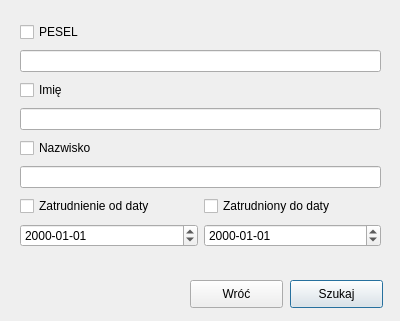
<?xml version="1.0" encoding="UTF-8"?>
<ui version="4.0">
 <class>szukajKierowcy</class>
 <widget class="QDialog" name="szukajKierowcy">
  <property name="geometry">
   <rect>
    <x>0</x>
    <y>0</y>
    <width>400</width>
    <height>321</height>
   </rect>
  </property>
  <property name="windowTitle">
   <string>Dialog</string>
  </property>
  <widget class="QPushButton" name="szukajButton">
   <property name="geometry">
    <rect>
     <x>290</x>
     <y>280</y>
     <width>93</width>
     <height>28</height>
    </rect>
   </property>
   <property name="text">
    <string>Szukaj</string>
   </property>
  </widget>
  <widget class="QPushButton" name="wrocButton">
   <property name="geometry">
    <rect>
     <x>190</x>
     <y>280</y>
     <width>93</width>
     <height>28</height>
    </rect>
   </property>
   <property name="text">
    <string>Wróć</string>
   </property>
  </widget>
  <widget class="QWidget" name="gridLayoutWidget">
   <property name="geometry">
    <rect>
     <x>20</x>
     <y>20</y>
     <width>361</width>
     <height>231</height>
    </rect>
   </property>
   <layout class="QGridLayout" name="gridLayout">
    <item row="6" column="1">
     <widget class="QCheckBox" name="DocheckBox">
      <property name="text">
       <string>Zatrudniony do daty</string>
      </property>
     </widget>
    </item>
    <item row="0" column="0" colspan="2">
     <widget class="QCheckBox" name="PESELDB">
      <property name="text">
       <string>PESEL</string>
      </property>
     </widget>
    </item>
    <item row="7" column="0">
     <widget class="QDateEdit" name="odDateEdit">
      <property name="displayFormat">
       <string>yyyy-MM-dd</string>
      </property>
     </widget>
    </item>
    <item row="7" column="1">
     <widget class="QDateEdit" name="doDateEdit">
      <property name="displayFormat">
       <string>yyyy-MM-dd</string>
      </property>
     </widget>
    </item>
    <item row="3" column="0" colspan="2">
     <widget class="QLineEdit" name="imieLE"/>
    </item>
    <item row="4" column="0" colspan="2">
     <widget class="QCheckBox" name="nazwiskoCB">
      <property name="text">
       <string>Nazwisko</string>
      </property>
     </widget>
    </item>
    <item row="2" column="0" colspan="2">
     <widget class="QCheckBox" name="imieCB">
      <property name="text">
       <string>Imię</string>
      </property>
     </widget>
    </item>
    <item row="5" column="0" colspan="2">
     <widget class="QLineEdit" name="NazwiskoLE"/>
    </item>
    <item row="6" column="0">
     <widget class="QCheckBox" name="odCheckBox">
      <property name="text">
       <string>Zatrudnienie od daty</string>
      </property>
     </widget>
    </item>
    <item row="1" column="0" colspan="2">
     <widget class="QLineEdit" name="PESELLE"/>
    </item>
   </layout>
  </widget>
 </widget>
 <resources/>
 <connections/>
</ui>
